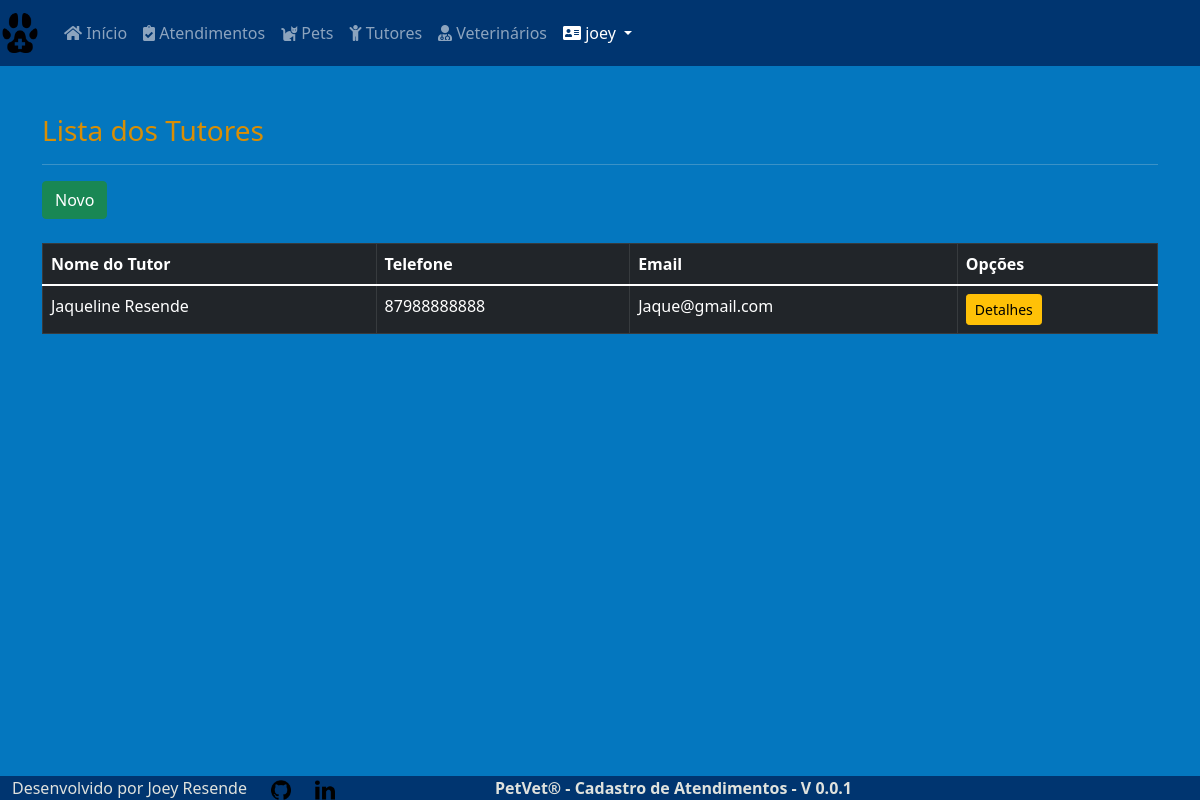
/core/tutors/ (signed in), run on an earlier commit of the app's database.
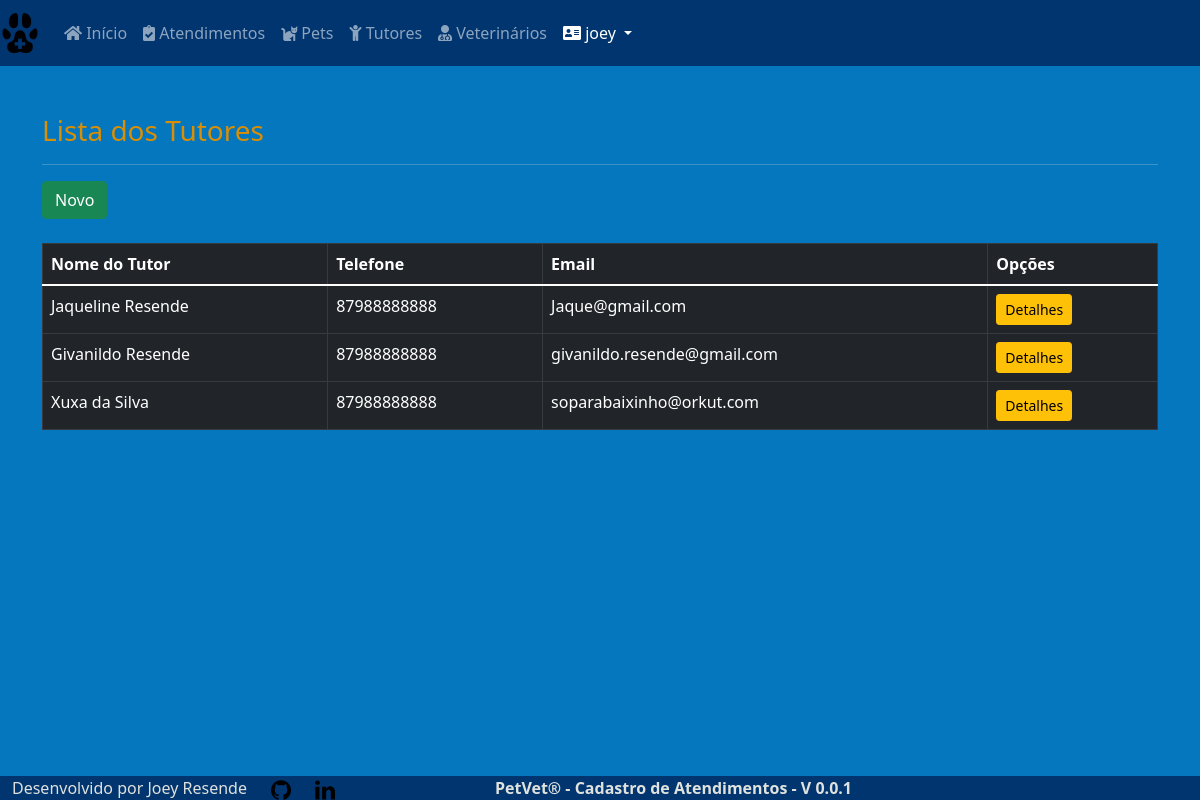
And on a later commit of the database.
### core/models.py (models this page shows, shortened)
class Tutor(models.Model):
    tutor_name = models.CharField(
        max_length=30, verbose_name='Nome do Tutor')
    cpf = CPFField('cpf')
    phone = PhoneField(verbose_name='Telefone')
    email = models.EmailField(max_length=254, verbose_name='Email')
    cep = models.IntegerField(help_text='Cep')
    street = models.CharField(max_length=40, verbose_name='Rua')
    number = models.IntegerField(verbose_name='Numero')
    district = models.CharField(max_length=40, verbose_name='Bairro')
    city = models.CharField(
        max_length=40, default='Petrolina', verbose_name='Cidade')
    state = models.CharField(
        max_length=40, default='Pernambuco', verbose_name='Estado')

### core/views.py (the view)
# urls.py: path('tutors/', TutorList.as_view(), name='tutors'),
class TutorList(LoginRequiredMixin, ListView):
    login_url = reverse_lazy('login')
    model = Tutor
    template_name = 'core/tutor_list.html'

### core/templates/core/tutor_list.html (shortened to what this page needs)
{% extends 'core/base_model.html' %}
{% block content %}
<h3>Lista dos Tutores</h3>
<hr>
<a href="{% url 'tutor_new' %}" class="btn btn-success btn">Novo</a><br><br>
<div class="table-responsive">
  <table class="table table-bordered table-hover table-dark">
    <thead class="thead-dark">
      <tr>
        <th>Nome do Tutor</th>
        <th>Telefone</th>
        <th>Email</th>
        <th>Opções</th>
      </tr>
    </thead>
      {% for each in object_list %}
      <tr>
        <td>{{ each.tutor_name }}</td>
        <td>{{ each.phone }}</td>
        <td>{{ each.email }}</td>
        <td>
          <a href="{% url 'tutor_detail' each.pk %}" class="btn btn-warning btn-sm">Detalhes</a>
        </td>
      </tr>
      {% empty %}
      <tr>
        <td colspan="4">Nenhum Tutor cadastrado.</td>
      </tr>
      {% endfor %}
  </table>
</div>
{% endblock %}

What changed in the data, as far as the page shows it:
added Tutor: tutor_name "Givanildo Resende", phone "87988888888", email "givanildo.resende@gmail.com"
added Tutor: tutor_name "Xuxa da Silva", phone "87988888888", email "soparabaixinho@orkut.com"
